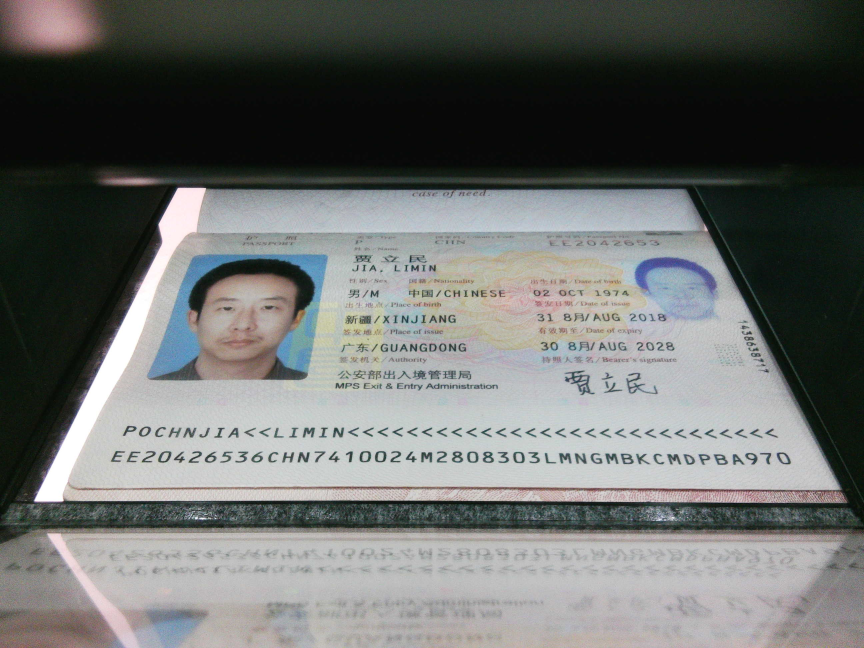
#> input picture Photo/3/IMG_1792133000_003.jpg, 2592 x 1944 px (shown at 1/3 size)
$ python dump_row_profile.py
#> lines starting #> are read from the running program, lines starting #| are printed output that depends on the picture
### passport_photo_restore/src/restore.py
"""passport_photo_restore — 护照机拍照图：固定矫正结构先验 + 去倒影算法（独立自包含）。

仅依赖：OpenCV + NumPy。不依赖仓库 tests/ 或 6_mrz_ocr。

核心函数：
  load(rgb)           降采样到 max_side 工作图（默认 1250px 宽）
  detect_structure(g) 结构先验检测：
                       - solid 黑带（护照机固定取景的黑色横条，y~725-770）
                       - MRZ 两行（最后一条 solid 黑带上方的连续 text 段）
                       - 倒影行段（相对行墨量判定，仅 line2 下方）
  crop_pair(rgb, st)  从定位结果裁出严格 MRZ 双行（天然去除底部倒影）
  crop_pair_clean(work, st)
                       上面那条的加强版：擦掉 line1/line2 紧邻的反射行。
                       **这是识别真正吃的那条带**（OCR 输入）。
  rectify_pair(work, st)
                       两行分别单应矫正 -> 标准 44格x2行矩形。
                       展示/调研用，不是识别路径——见它的 docstring。
  restore(f)          端到端：load -> detect -> crop -> (可选)rectify
"""
from __future__ import annotations
from pathlib import Path

import cv2
import numpy as np

STD_W, STD_H = 1250, 875
GLYPH_W, GLYPH_H = 14, 48
TGT_W, TGT_H = 44 * GLYPH_W, 2 * GLYPH_H + 8


# [31 lines left out: functions remove_guilloche, load, not called in this run]


def _gray(rgb):
    return cv2.cvtColor(rgb, cv2.COLOR_RGB2GRAY)


def _run_groups(mask, min_len=5):
    """布尔数组 -> 连续 True 区间 [(start,end), ...]"""
    out, s = [], None
    n = len(mask)
    for i in range(n):
        if mask[i] and s is None:
            s = i
        elif not mask[i] and s is not None:
            if i - s >= min_len:
                out.append((s, i - 1))
            s = None
    if s is not None and n - s >= min_len:
        out.append((s, n - 1))
    return out


def _reflection_segments(row_ink, width, pair):
    """line2 下方镜片倒影行段（相对墨量判定）。

    实拍图中倒影经镜片模糊且随距离衰减，墨量远低于清晰 MRZ（photo3-6 实测
    约 100-130px，而 line2 墨量中位数约 560px）；旧固定阈值（row_ink>180）
    只能抓到紧邻过渡行。这里以 line2 自身墨量中位数的比例作阈值，随照片的
    实际对比度自适应。
    """
    if not pair:
        return []
    (_, _), (l2y0, l2y1) = pair
    l2_ink = row_ink[l2y0:l2y1 + 1].astype(np.float64)
    thr = max(0.12 * float(np.median(l2_ink)), 0.02 * width)
    mask = row_ink[l2y1 + 1:] > thr
    return [(l2y1 + 1 + s, l2y1 + 1 + e)
            for s, e in _run_groups(mask, min_len=1)]


def detect_structure(g, gap_thr=15):
    """固定矫正结构先验检测 + 反射识别.

    反射识别:
      - 仅 line2 下方: 用相对墨量阈值 (line2 墨量中位数比例) 检出倒影行段
      - line1 上方是护照页底部(照片/数据区), 属真实内容, 不视为反射
    """
    H, W = g.shape
    row_ink = (g < 180).sum(axis=1)
    gx = np.abs(np.diff(g.astype(np.int16), axis=1))
    gx = np.pad(gx, ((0, 0), (1, 0)))
    E = gx.sum(axis=1)
    solid = row_ink > 0.9 * W
    text = (row_ink > 0.2 * W) & (row_ink < 0.9 * W) & (E > 1800)
    solid_b = _run_groups(solid, min_len=5)
    text_b = _run_groups(text, min_len=4)

    cand = [b for b in solid_b
            if int(H * 0.3) <= b[0] <= int(H * 0.9) and b[1] - b[0] >= 10]
    pair = find_mrz_pair(g)
    mrz = (pair[0][0], pair[1][1]) if pair else None
    single = find_mrz_single(g) if not pair else None
    reflection = _reflection_segments(row_ink, W, pair)
    return {
        "solid": solid_b,
        "text": text_b,
        "mrz": mrz,
        "mrz_pair": pair,
        "mrz_single": single,
        "reflection": reflection,
        "row_ink": row_ink,
    }


def _mrz_pair_pass(g, thr, row_ink180, E):
    """单阈值 MRZ 双行定位 pass（solid 判定恒用 180 阈值）。

    text 行掩码与 line_shape 用 thr 二值化; 返回 (line1, line2) 或 None。
    """
    H, W = g.shape
    row_ink_s = (g < thr).sum(axis=1)
    solid = row_ink180 > 0.9 * W
    # 墨量上下限 0.16W/0.98W（原 0.2W/0.9W，后放宽 0.12W）：
    # 实拍护照 MRZ 行墨量常在 0.2W~0.9W 边缘抖动，旧窗口会把真实
    # MRZ 行首尾截断甚至整行并入“页面边框”候选，导致 pick() 从
    # 数据区文字里选错 pair（GUI 照片→MRZ 手动测试 2026-9-30-AD/AF/G
    # 均因此定位错、OCR unreadable）。
    # 但 0.12W 太低：护照页数据区的浅底纹/小字墨量（0.12W~0.16W）处处
    # 越过下界，把真实 line1 桥接进上方的大 text-run，line_groups 因
    # h>48 直接判 0，真实 line1 永远成不了候选；pick() 只能拿真实
    # line2（独立 run）配上其下方反射/黑带前缘，整个 pair 错位
    # （Photo/3-6 实测：真实 line1 在 work y613-633、line2 y650-672，
    #  旧逻辑返回 work ((652,671),(704,719)) → 原图把 line2 当 line1、
    #  全宽黑带当 line2，OCR 全错）。
    # 0.16W 恰好把数据区底纹（work 实测墨量 150-430）挡在 MRZ 行
    # （峰值 480+/540+）之下，真实双行各自独立成 run 且字符段数达标。
    text = (row_ink_s > 0.16 * W) & (row_ink_s < 0.98 * W) & (E > 1800)
    solid_b = _run_groups(solid, min_len=5)
    text_b = _run_groups(text, min_len=4)
    cand = [b for b in solid_b
            if int(H * 0.3) <= b[0] <= int(H * 0.9) and b[1] - b[0] >= 10]
    s_top = cand[-1][1] + 1 if cand else None

    def line_groups(t):
        """Return number of separated glyph columns; 0 for non-MRZ rows.

        A real MRZ row has ~44 glyphs -> >=40 short runs across the width.
        Page borders / dense underlines merge into one long run and score
        few groups; 反射/装饰行 also score few groups. 旧实现按 density/
        max_group 阈值拒边框, 但实拍 MRZ 行墨量接近 0.9W 时会被当成
        “页面边框”整行排除, 导致定位落入数据区文字。这里改为字符段
        数判据, 天然区分 44 字符 MRZ 行与普通文字/边框/反射行。
        """
        y0, y1 = t
        h = y1 - y0 + 1
        if not (5 <= h <= 48):
            return 0
        band = g[y0:y1 + 1] < thr
        col_ink = band.sum(axis=0)
        strong = col_ink >= 4
        groups = _run_groups(strong, min_len=1)
        # 一行的墨迹横跨过长(>0.45W 连续)是边框/下缘线, 不是 MRZ 字符行
        max_group = max((b - a + 1 for a, b in groups), default=0)
        if max_group > max(160, int(W * 0.45)):
            return 0
        return len(groups)

    def pick(runs):
        candidates = []
        for i, t1 in enumerate(runs[:-1]):
            g1 = line_groups(t1)
            if g1 < 40:
                continue
            h1 = t1[1] - t1[0] + 1
            t2 = runs[i + 1]
            h2 = t2[1] - t2[0] + 1
            gap = t2[0] - t1[1] - 1
            g2 = line_groups(t2)
            if g2 < 40:
                continue
            # 真实 MRZ 双行: 行高接近(0.4~1.6), 行距约为行高量级。
            # gap/h 比值区间排除两类假对: 倒影大间距(>2.0)与数据区
            # 紧贴小字(<0.25), 字符段数又排除普通文本/边框行。
            ratio = gap / max(1, min(h1, h2))
            if (0.4 <= h2 / h1 <= 1.6) and (0.25 <= ratio <= 2.0):
                rank = (-min(h1, h2), -(g1 + g2), abs(h1 - h2) + gap, gap)
                candidates.append((rank, t1, t2))
        if not candidates:
            return None
        _, t1, t2 = min(candidates, key=lambda item: item[0])
        return t1, t2

    if s_top is not None:
        # 黑带上方: 枚举相邻 text 段，排除护照底边/边框伪文字。
        above = [t for t in text_b if t[1] < s_top - 1]
        if len(above) >= 2:
            res = pick(above)
            if res:
                return res
        # 回退: 旧逻辑 (黑带下方, 仅用于无真实 MRZ 的布局)
        below = [t for t in text_b if t[0] > s_top]
        if below:
            res = pick(below)
            if res:
                return res
    # 无取景黑带(整页满幅照)或黑带锚定均失败: 全量 text 段搜索。
    if len(text_b) >= 2:
        res = pick(text_b)
        if res:
            return res
    return None


def find_mrz_pair(g):
    """真实 MRZ 双行定位：优先从最后一条取景黑带上方找相邻 text-run pair。

    布局: [0, l1y0) = 黑色空白 + 完整梯形护照(照片/数据区),
    [l1y0, l2y1] = 真实 MRZ 两行, 取景黑带 + 镜片倒影在其下方.
    旧实现从黑带下方找, 会把 line1 的镜像倒影当成 line2. 因此优先在黑带
    上方找行高近似、间距合理的相邻 text-run pair; 找不到再回退旧逻辑.
    整页满幅照(无取景黑带)没有黑带可锚定, 直接在全部 text 段中按同样
    形状规则搜索 (rank 偏好最大字号, MRZ 行通常是全图字号最大的文本行).
    证件带全息/波浪浅色底纹时, 180 阈值会把底纹与 MRZ 桥接成过高/过密的
    文本段; 此时按 170/160/150 若依次收紧阈值重试, 并取 line1 位置最低
    (y0 最大) 的配对 —— MRZ 恒在证件底部, 可排除高阈值下页面顶部的伪配对.
    返回 (line1, line2) 两个 (y0, y1)；找不到返回 None。
    """
    row_ink = (g < 180).sum(axis=1)
    gx = np.abs(np.diff(g.astype(np.int16), axis=1))
    gx = np.pad(gx, ((0, 0), (1, 0)))
    E = gx.sum(axis=1)
    # 无条件收集 180/170/160/150 四个阈值的全部候选，取 line1 y0 最大
    # （页面最底部）的 pair。早期"单一 180 阈值优先、命中即短路"会把
    # 页面中上部的伪 pair（如 0f9780b8 的页面正文 h16/h7 两行、gap 7px）
    # 直接短路返回，真实 MRZ 被桥接进超长 text-run 永远成不了候选；
    # 全量 115 张实测：多阈值取底部 PASS 105 vs 180 短路 102。
    cands = []
    for thr in (180, 170, 160, 150):
        res = _mrz_pair_pass(g, thr, row_ink, E)
        if res:
            cands.append(res)
    if not cands:
        return None
    return max(cands, key=lambda pair: pair[0][0])


# [392 lines left out: functions find_mrz_single, _mrzh_quad, _line2_bottom_tail, drop_reflection, clean_band_reflection, crop_mrz and 5 more, not called in this run]

### tests/dump_row_profile.py
#!/usr/bin/env python3
"""Dump row darkness profile for a specific photo's band crop."""
from __future__ import annotations
import os, sys, subprocess, re
from pathlib import Path
from PIL import Image
import numpy as np

ROOT = Path(__file__).resolve().parents[1]
sys.path.insert(0, str(ROOT / "passport_photo_restore" / "src"))
from restore import _gray, detect_structure

def main():
    target = sys.argv[1] if len(sys.argv) > 1 else "IMG_1792133000_003.jpg"
    photo_dirs = [ROOT / "tmp" / "PassPortPhoto", ROOT / "Photo"]
    photo = None
    for d in photo_dirs:
        if d.exists():
            p = list(d.rglob(target))
            if p: photo = p[0]; break
    if not photo:
        print(f"Not found: {target}"); return

    rgb = np.array(Image.open(str(photo)).convert("RGB"))
#> rgb is the input picture: shape (1944, 2592, 3); mean R, G, B 107.9, 110.3, 108.1
    work = rgb
    if max(rgb.shape[:2]) > 1250:
        sf = 1250.0 / max(rgb.shape[:2])
#> sf = 0.482
        work = np.array(Image.fromarray(rgb).resize((int(rgb.shape[1]*sf), int(rgb.shape[0]*sf)), Image.BILINEAR))
    st = detect_structure(_gray(work))
#> in _gray, `return cv2.cvtColor(rgb, cv2.COLOR_RGB2GRAY)`:
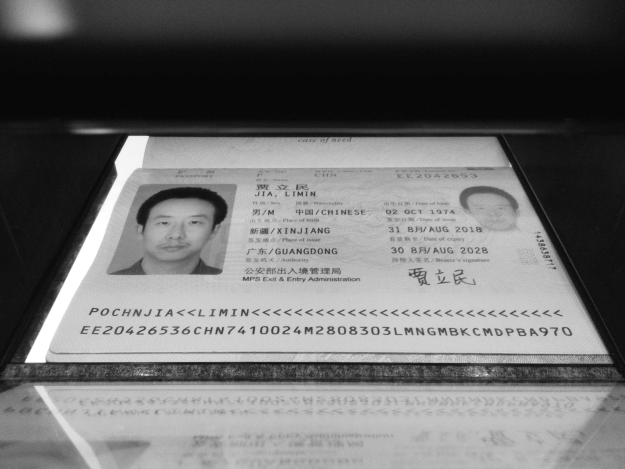
#> returned value: shape (937, 1250) (shown at 1/2 size); min 6, max 255, mean 109.3
#> in detect_structure, `H, W = g.shape`: H = 937; W = 1250
#> in detect_structure, `row_ink = (g < 180).sum(axis=1)`: row_ink = 937 values, max 1250 at index 0, min 105 at index 699, mean 859.6
#> in detect_structure, `gx = np.abs(np.diff(g.astype(np.int16), axis=1))`:
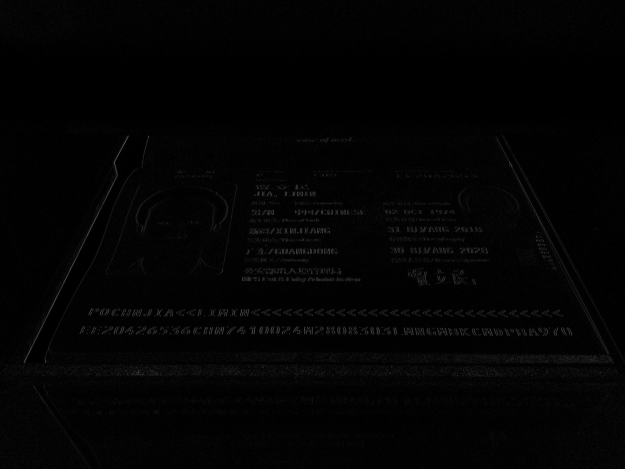
#> gx: shape (937, 1249) int16 (shown at 1/2 size); min 0, max 110, mean 3.1
#> in detect_structure, `E = gx.sum(axis=1)`: E = 937 values, max 19344 at index 662, min 0 at index 175, mean 3862.2
#> in _run_groups, `n = len(mask)`: n = 937
#> after the loop in _run_groups, `for i in range(n):`: out = [(0, 299), (336, 366), (725, 770)]
#> in detect_structure, `text_b = _run_groups(text, min_len=4)`: text_b = [(300, 335), (367, 375), (378, 572), (618, 632), (652, 670), (703, 724), (771, 778), (781, 784), (793, 810), (817, 831), (858, 936)]
#> in detect_structure, `cand = [b for b in solid_b if int(H * 0.3) <= b[0] <= int(H * 0.9) and..`: cand = [(336, 366), (725, 770)]
#> the loop in find_mrz_pair, `for thr in (180, 170, 160, 150):` made 4 passes
#> above in _mrz_pair_pass on passes 1 to 2: [(272, 612), (616, 633), (652, 671), (703, 725)], [(35, 42), (272, 606), (616, 632), (652, 670), (703, 725)]
#> res on passes 3 to 4: ((617, 632), (652, 670)), ((617, 632), (653, 670))
#> after the loop in find_mrz_pair, `for thr in (180, 170, 160, 150):`: cands = [((616, 633), (652, 671)), ((616, 632), (652, 670)), ((617, 632), (652, 670)), ((617, 632), (653, 670))]
#> in detect_structure, `pair = find_mrz_pair(g)`: pair = ((617, 632), (652, 670))
#> in detect_structure, `mrz = (pair[0][0], pair[1][1]) if pair else None`: mrz = (617, 670)
#> in _reflection_segments, `(_, _), (l2y0, l2y1) = pair`: l2y0 = 652; l2y1 = 670
#> in _reflection_segments, `l2_ink = row_ink[l2y0:l2y1 + 1].astype(np.float64)`: l2_ink = 19 values, max 630 at index 15, min 258 at index 0, mean 531.3
#> in _reflection_segments, `thr = max(0.12 * float(np.median(l2_ink)), 0.02 * width)`: thr = 70.2
#> in detect_structure, `reflection = _reflection_segments(row_ink, W, pair)`: reflection = [(671, 936)]
#> st = 7 items
    pair = st.get("mrz_pair")
#> pair = ((617, 632), (652, 670))
    if not pair:
        single = st.get("mrz_single")
        if single: pair = (single, single)
        else: print("NO PAIR"); return
    is_single = pair[0] == pair[1]
#> is_single = False
    scale = work.shape[0] / max(1, rgb.shape[0])
#> scale = 0.482
    H, W = rgb.shape[:2]
#> H = 1944; W = 2592
    first_top = max(0, int(round(pair[0][0] / scale)))
#> first_top = 1280
    second_bottom = min(H, int(round((pair[1][1] + 1) / scale)))
#> second_bottom = 1392
    heights = [max(1, int(round((y1 + 1) / scale)) - int(round(y0 / scale))) for y0, y1 in pair]
#> heights = [33, 39]
    if is_single:
        top, bottom = first_top, second_bottom
    else:
        pad = max(8, min(25, int(round(max(heights) * 0.70))))
#> pad = 25
        top = max(0, first_top - pad); bottom = min(H, second_bottom + pad)
#> after `top = max(0, first_top - pad)`: top = 1255
#> after `bottom = min(H, second_bottom + pad)`: bottom = 1417
    band = rgb[top:bottom, 0:W]
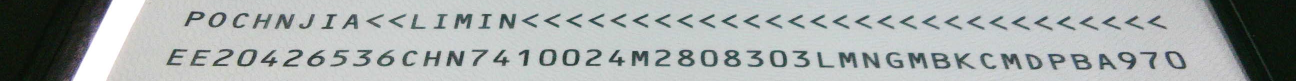
#> band: shape (162, 2592, 3) (shown at 1/2 size); mean R, G, B 166.5, 171.6, 170.7
    gray = np.mean(band, axis=2)
    Hb, Wb = gray.shape
#> Hb = 162; Wb = 2592
    row_dark = np.sum(gray < 128, axis=1)
#> row_dark = 162 values, max 1041 at index 129, min 240 at index 161, mean 537.3
    peak = np.max(row_dark)
#> peak = 1041
    gap_thr = max(4, peak // 6)
#> gap_thr = 173

    print(f"Photo: {target}")
    print(f"Band: {Hb}x{Wb}, peak={peak}, gap_thr={gap_thr}")
#| Band: 162x2592, peak=1041, gap_thr=173
    print(f"{'y':>3} {'dark':>5} {'pct':>5} {'gap?':>4}  {'bar'}")
    print("-" * 70)
    for y in range(Hb):
        pct = row_dark[y] / Wb * 100
        is_gap = row_dark[y] < gap_thr
        bar = "#" * int(pct)
        gap_mark = "GAP" if is_gap else ""
        print(f"{y:>3} {row_dark[y]:>5} {pct:>5.1f} {gap_mark:>4}  {bar}")
#> this loop made 162 passes
#> (pct, bar) on passes 1 to 3: (15.78, '###############'), (15.7, '###############'), (15.66, '###############')
#|   0   409  15.8       ###############
#|   1   407  15.7       ###############
#|   2   406  15.7       ###############
#|   3   405  15.6       ###############
#|   4   404  15.6       ###############
#|   5   403  15.5       ###############
#|   6   402  15.5       ###############
#|   7   402  15.5       ###############
#> (further printed lines are left out)

    print(f"\nCandidate gaps (gap_h >= {Hb//25}):")
    min_half = Hb // 5
#> min_half = 32
    for y in range(1, Hb - 1):
        gh = 1
        while y + gh < Hb and row_dark[y + gh] < gap_thr: gh += 1
        if gh < Hb // 25: continue
        if y < min_half or (Hb - (y + gh)) < min_half: continue
        h1 = y
        h2 = Hb - (y + gh)
        ratio = h1 / h2 if h2 > 0 else 0
        even = min(h1, h2) / max(h1, h2) if max(h1, h2) > 0 else 0
        score = gh * even
        print(f"  y={y:>3} gap_h={gh:>2} h1={h1:>3} h2={h2:>3} ratio={ratio:.2f} even={even:.2f} score={score:.1f}")

if __name__ == "__main__":
    main()
